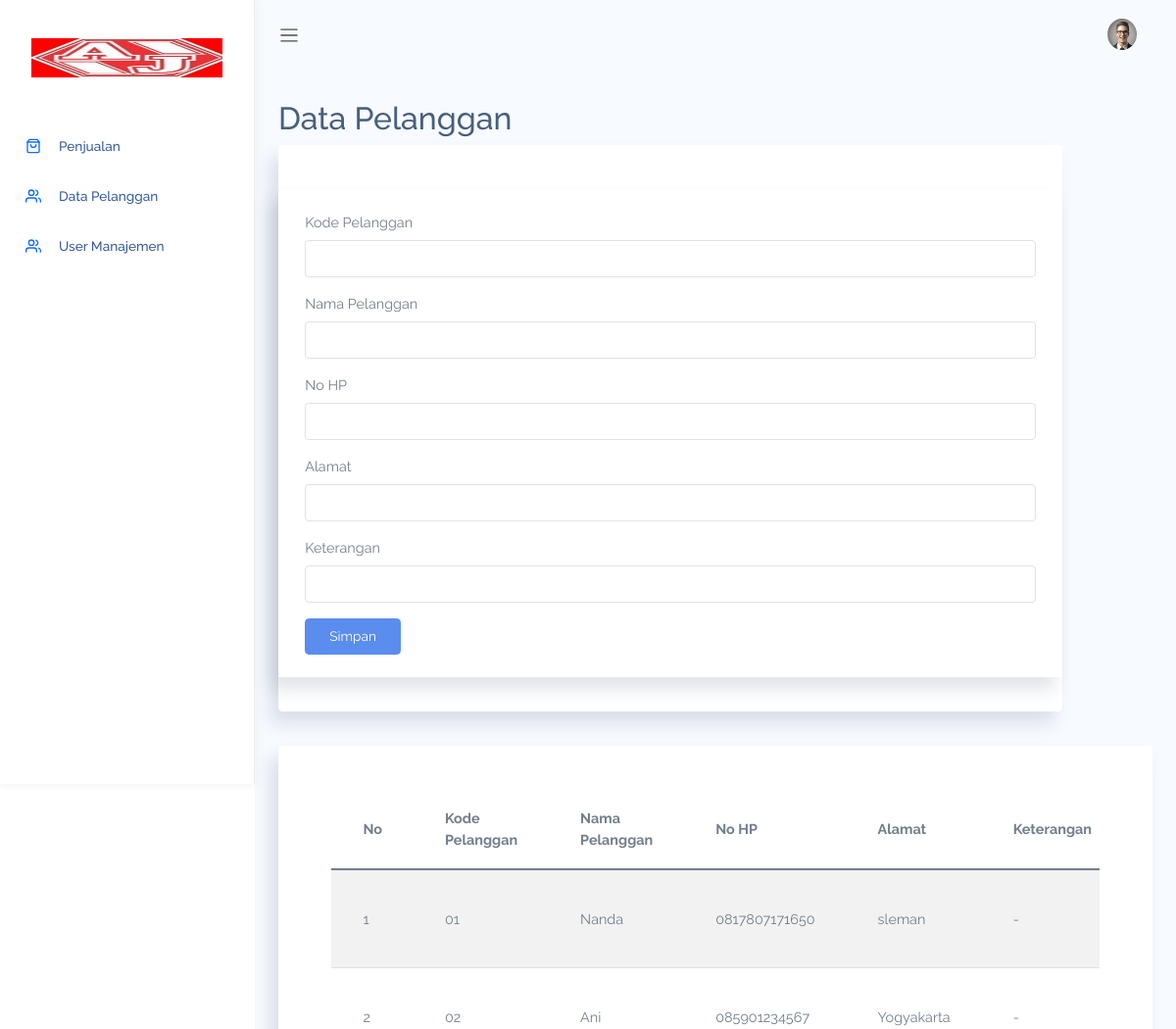
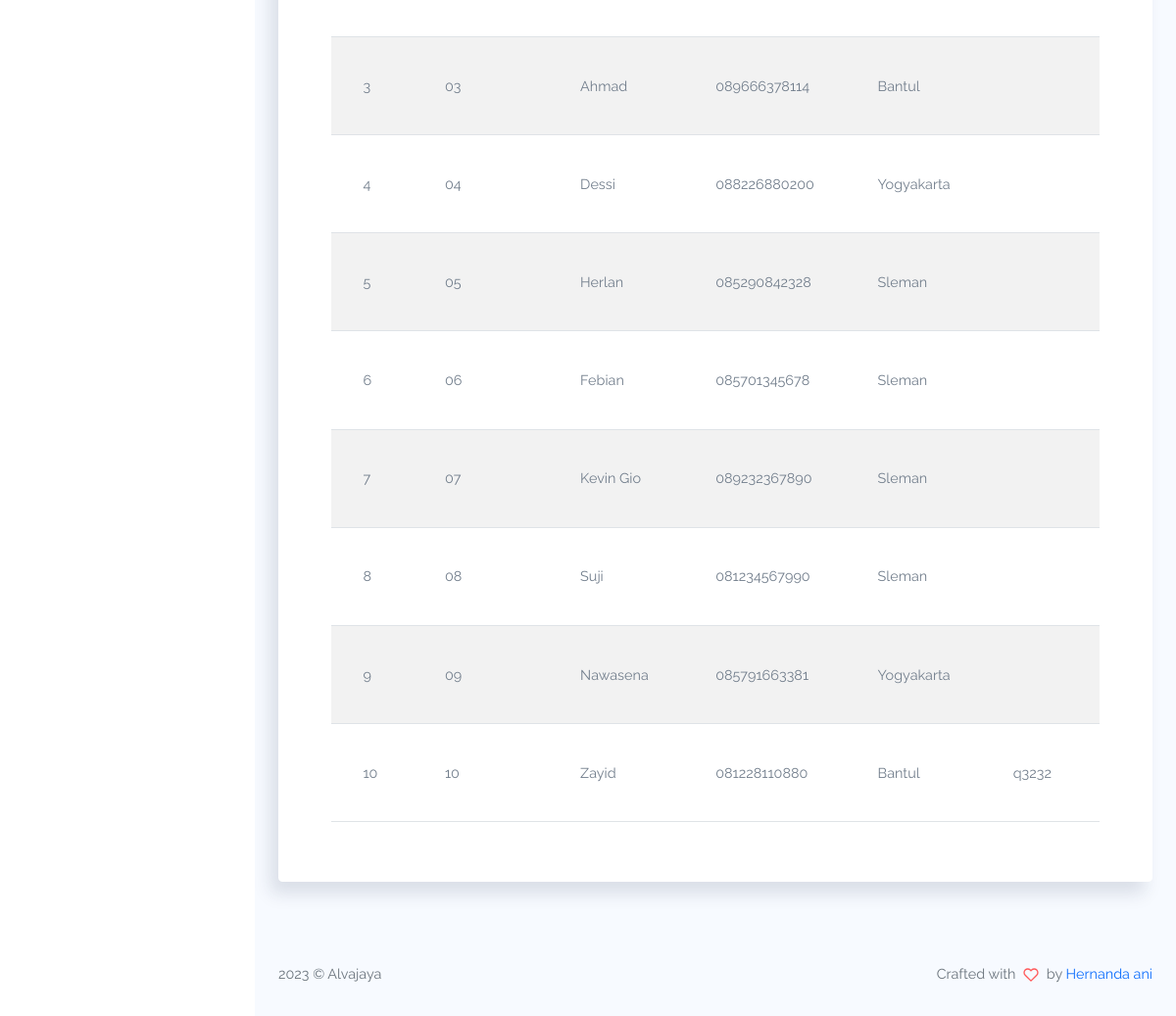
/masterdata/pelanggan, run on the app's committed database (2 pictures, top to bottom).
### tables this page shows
CREATE TABLE `md_pelanggan` (
  `KD_PELANGGAN` varchar(25) NOT NULL,
  `NM_PELANGGAN` varchar(100) NOT NULL,
  `NO_HP` varchar(50) DEFAULT NULL,
  `ALAMAT` varchar(150) DEFAULT NULL,
  `KETERANGAN` varchar(200) DEFAULT NULL,
  `CATATAN` varchar(200) DEFAULT NULL
);

### application/controllers/Masterdata.php (called while the page is built, shortened)
<?php
class Masterdata extends CI_Controller {
public function pelanggan()
{
    $data['title'] = 'Pelanggan';
    $data['pelanggan'] = $this->db->query("SELECT * FROM md_pelanggan")->result_array();
    $this->load->view('template/header', $data);
    $this->load->view('template/sidebar', $data);
    $this->load->view('template/topbar', $data);
    $this->load->view('masterdata/pelanggan', $data);
    $this->load->view('template/footer', $data);
}
}

### index.php (called while the page is built, shortened)
<?php
require_once BASEPATH.'core/CodeIgniter.php';

### application/views/masterdata/pelanggan.php (the view, shortened to what this page needs)
<div class="main-content container-fluid">
    <div class="page-title">
        <h3>Data Pelanggan</h3>
    </div>
          <div class="card" style="width: 50rem;">
          <div class="card-body">
          </div>
    <section class="section">
        <div class="card">
            <div class="card-header">
            <form action="<?= base_url('masterdata/tambah_pelanggan') ?>" method="post">
              <div class="mb-3">
                <label for="kd_pelanggan" class="form-label">Kode Pelanggan</label>
                <input type="text" class="form-control" id="kd_pelanggan" name="kd_pelanggan" required>
              </div>
              <div class="mb-3">
                <label for="nm_pelanggan" class="form-label">Nama Pelanggan</label>
                <input type="text" class="form-control" id="nm_pelanggan" name="nm_pelanggan" required>
              </div>
              <div class="mb-3">
                <label for="no_hp" class="form-label">No HP</label>
                <input type="text" class="form-control" id="no_hp" name="no_hp" required>
              </div>
              <div class="mb-3">
                <label for="alamat" class="form-label">Alamat</label>
                <input type="text" class="form-control" id="alamat" name="alamat" required>
              </div>
              <div class="mb-3">
                <label for="keterangan" class="form-label">Keterangan</label>
                <input type="text" class="form-control" id="keterangan" name="keterangan" required>
              </div>
              <button type="submit" class="btn btn-primary">Simpan</button>
            </form>
            </div>
        </div>
</div>
            <div class="card">
              <div class="card-body">
             <div class="card-body">
                <div class="table-responsive">
                    <table class='table table-striped'>
                        <thead>
                            <tr>
                                <th>No</th>
                                <th>Kode Pelanggan</th>
                                <th>Nama Pelanggan</th>
                                <th>No HP</th>
                                <th>Alamat</th></th>
                                <th>Keterangan</th>
                            </tr>
                        </thead>
                        <tbody>
                            <?php $no = 1; foreach($pelanggan as $b) : ?>
                            <tr>
                                <td><?= $no ?></td>
                                <td><?= $b['KD_PELANGGAN'] ?></td>
                                <td><?= $b['NM_PELANGGAN'] ?></td>
                                <td><?= $b['NO_HP'] ?></td>
                                <td><?= $b['ALAMAT'] ?></td>
                                <td><?= $b['KETERANGAN'] ?></td>
              </div>
            </div>
                                  <div class="modal fade" id="exampleModal<?= $b['KD_PELANGGAN'] ?>" tabindex="-1" aria-labelledby="exampleModalLabel" aria-hidden="true">
                            <?php $no++; endforeach; ?>
                </div>

### assets/css/app.css (style rules this page uses)
* { font-family:Raleway }
#main .main-content { padding:2rem 1.5rem }
#main .main-content .page-title h3 { font-size:2rem }
a,button { outline:0 }
.btn.btn-danger,.btn.btn-dark,.btn.btn-info,.btn.btn-light,.btn.btn-link,.btn.btn-primary,.btn.btn-secondary,.btn.btn-success,.btn.btn-warning { color:#fff }
.card { box-shadow:-8px 12px 18px 0 rgba(25,42,70,.13);margin-bottom:2.2rem }
.card .card-header { border:none }
.card .card-body { padding:1.4rem 1.7rem }
.dataTable-table td,.dataTable-table thead th,.table td,.table thead th { vertical-align:middle }
.dataTable-table thead th,.table thead th { border-bottom:2px solid #475f7b }

### data on the page
md_pelanggan: KD_PELANGGAN "01", NM_PELANGGAN "Nanda", NO_HP "0817807171650", ALAMAT "sleman", KETERANGAN "-"
md_pelanggan: KD_PELANGGAN "02", NM_PELANGGAN "Ani", NO_HP "085901234567", ALAMAT "Yogyakarta", KETERANGAN "-"
md_pelanggan: KD_PELANGGAN "03", NM_PELANGGAN "Ahmad", NO_HP "089666378114", ALAMAT "Bantul"
md_pelanggan: KD_PELANGGAN "04", NM_PELANGGAN "Dessi", NO_HP "088226880200", ALAMAT "Yogyakarta"
md_pelanggan: KD_PELANGGAN "05", NM_PELANGGAN "Herlan", NO_HP "085290842328", ALAMAT "Sleman"
md_pelanggan: KD_PELANGGAN "06", NM_PELANGGAN "Febian", NO_HP "085701345678", ALAMAT "Sleman"
md_pelanggan: KD_PELANGGAN "07", NM_PELANGGAN "Kevin Gio", NO_HP "089232367890", ALAMAT "Sleman"
md_pelanggan: KD_PELANGGAN "08", NM_PELANGGAN "Suji", NO_HP "081234567990", ALAMAT "Sleman"
md_pelanggan: KD_PELANGGAN "09", NM_PELANGGAN "Nawasena", NO_HP "085791663381", ALAMAT "Yogyakarta"
md_pelanggan: KD_PELANGGAN "10", NM_PELANGGAN "Zayid", NO_HP "081228110880", ALAMAT "Bantul", KETERANGAN "q3232"
